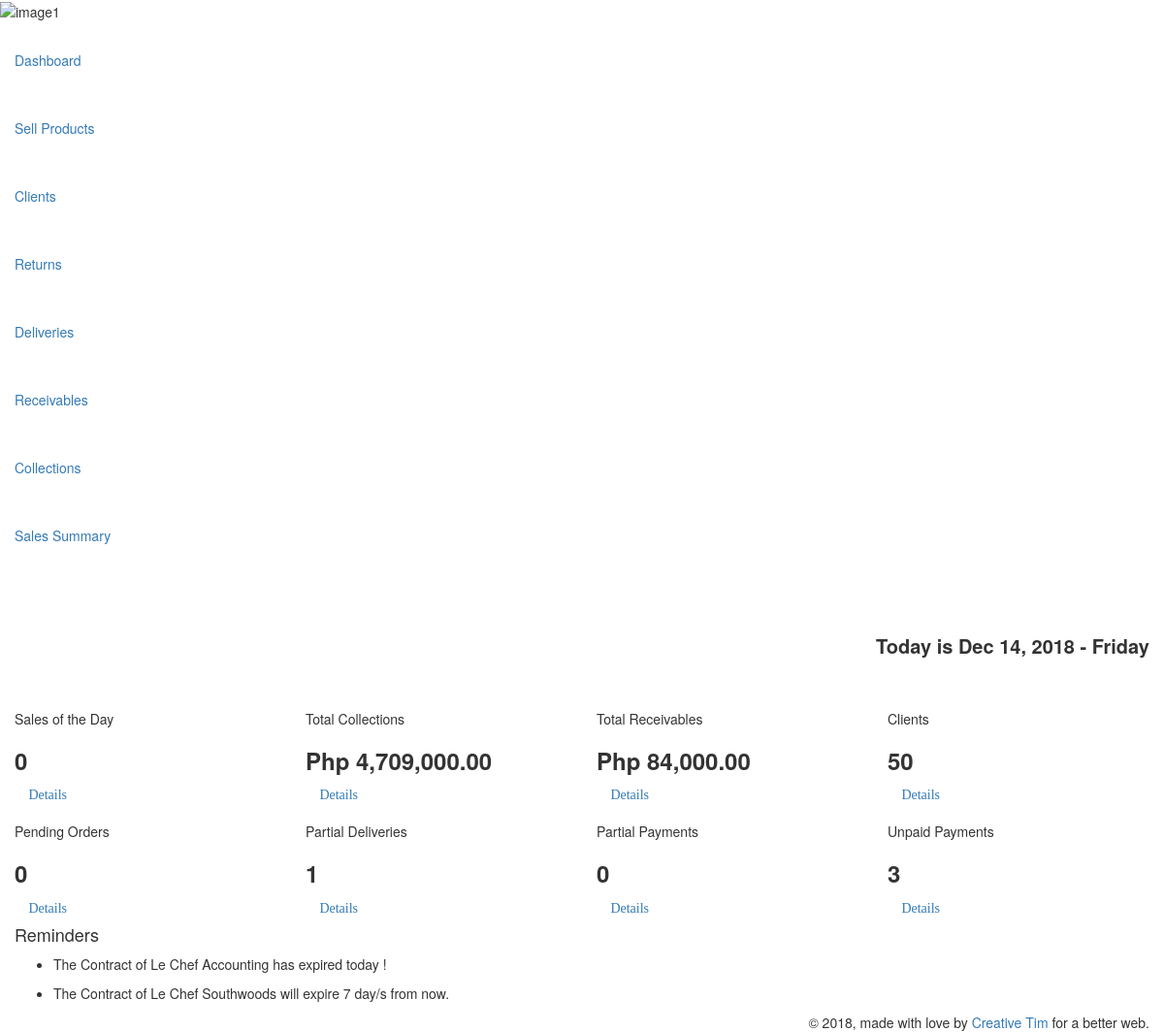
/index.php/home_controller/sales, run on an earlier commit of the app's database.
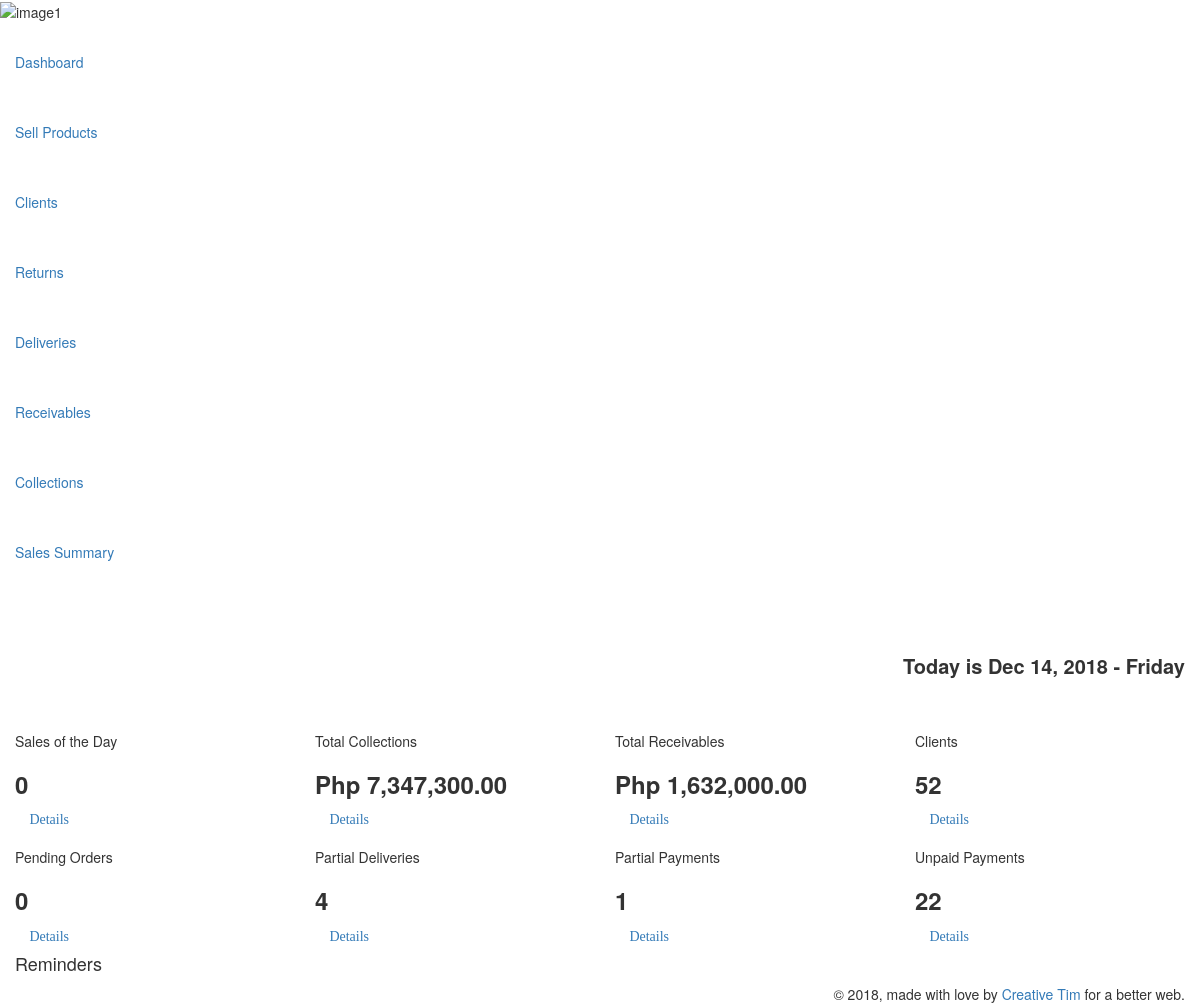
And on a later commit of the database.
### tables this page shows
CREATE TABLE IF NOT EXISTS `contract` (
  `contract_id` int(50) NOT NULL AUTO_INCREMENT,
  `date_started` date NOT NULL,
  `blend_id` int(11) NOT NULL,
  `client_id` int(50) NOT NULL,
  `required_qty` int(11) NOT NULL,
  `credit_term` varchar(20) NOT NULL,
  `mach_id` int(50) NOT NULL,
  `date_expiration` date DEFAULT NULL,
  `seen` varchar(45) DEFAULT '0',
  `seen_admin` varchar(45) NOT NULL DEFAULT '0',
  PRIMARY KEY (`contract_id`),
  KEY `client_id` (`client_id`)
);

CREATE TABLE IF NOT EXISTS `contracted_client` (
  `client_id` int(11) NOT NULL AUTO_INCREMENT,
  `client_company` varchar(70) NOT NULL,
  `client_fname` varchar(50) NOT NULL,
  `client_lname` varchar(50) NOT NULL,
  `client_position` varchar(50) NOT NULL,
  `client_email` varchar(50) NOT NULL,
  `client_address` varchar(100) NOT NULL,
  `client_contact` varchar(12) NOT NULL,
  `client_type` varchar(20) NOT NULL,
  `client_activation` int(11) NOT NULL DEFAULT '1',
  PRIMARY KEY (`client_id`)
);

### application/controllers/Home_Controller.php (called while the page is built, shortened)
<?php
class Home_Controller extends CI_Controller
{
	function sales(){
		$this->load->view('Sales_Module/salesDashboard');
	}
}

### index.php (called while the page is built, shortened)
<?php
require_once BASEPATH.'core/CodeIgniter.php';

### application/views/Sales_Module/salesDashboard.php (the view, shortened to what the rows shown need)
<!doctype html>
<html lang="en">
<head>
    <link href="<?php echo base_url(); ?>assets/css/bootstrap.min.css" rel="stylesheet" />
    <link href="<?php echo base_url(); ?>assets/css/material-dashboard.css?v=1.2.0" rel="stylesheet" />
    <link href="http://maxcdn.bootstrapcdn.com/font-awesome/latest/css/font-awesome.min.css" rel="stylesheet">
</head>
<body>
    <div class="wrapper">
        <div class="main-panel">
            <div class="content">
                <div class="container-fluid">
                                     <br>
                    <div class="row">
                        <div class="col-lg-12 col-md-12">
                            <div class="card">
                                <div class="card-content table-responsive">
                                        <?php
                                            $query = $this->db->query("SELECT date_expiration,client_id,client_company,seen FROM contract NATURAL JOIN contracted_client");
                                                $date = date('Y-m-d');
                                             $query2 = $this->db->query("SELECT a.client_id, client_company, date_expiration, ABS((dayofyear(date_expiration) - dayofyear(now()))) as numdays        from contracted_client a
join contract b on a.client_id = b.client_id
where ABS((dayofyear(date_expiration) - dayofyear(now()))) = 10 or ABS((dayofyear(date_expiration) - dayofyear(now()))) < 10 and year(date_expiration) = year(now()) != 0");
                                                if(!empty($query)){
                                                    foreach($query->result() as $object){
                                                        if($object->date_expiration == $date ){
                                        ?>
                                                <ul>
                                                      <li>  The Contract of <?php echo $object->client_company; ?> has expired today ! </li>
                                                </ul>
                                        <?php
                                                        }
                                                    }
                                                }
                                                if(!empty($query2)){
                                                    foreach ($query2->result() as $key ) {
                                                        if($key->date_expiration != $date ){
                                                     ?>
                                                    <ul>
                                                      <li>  The Contract of <?php echo $key->client_company; ?> will expire <?php echo $key->numdays; ?> day/s from now. </li>
                                                    </ul>
                                                     <?php
                                                    }}
                                                }
                                        ?>
                                </div>
                            </div>
                        </div>
                    </div>
                </div>
            </div>
        </div>
</body>
</html>

What changed in the data, as far as the page shows it:
no longer on this page (row edited): contract: client.client_company "Le Chef Accounting", shown under "Reminders"
no longer on this page (row edited): contract: client.client_company "Le Chef Southwoods", numdays "7"
Also different on the page:
$total: "4,709,000.00" → "7,347,300.00"
$total: "84,000.00" → "1,632,000.00"
$total: "50" → "52"
$total: "1" → "4"
$total: (not shown) → "1"
$total: "3" → "22"
text no longer shown: "0"
